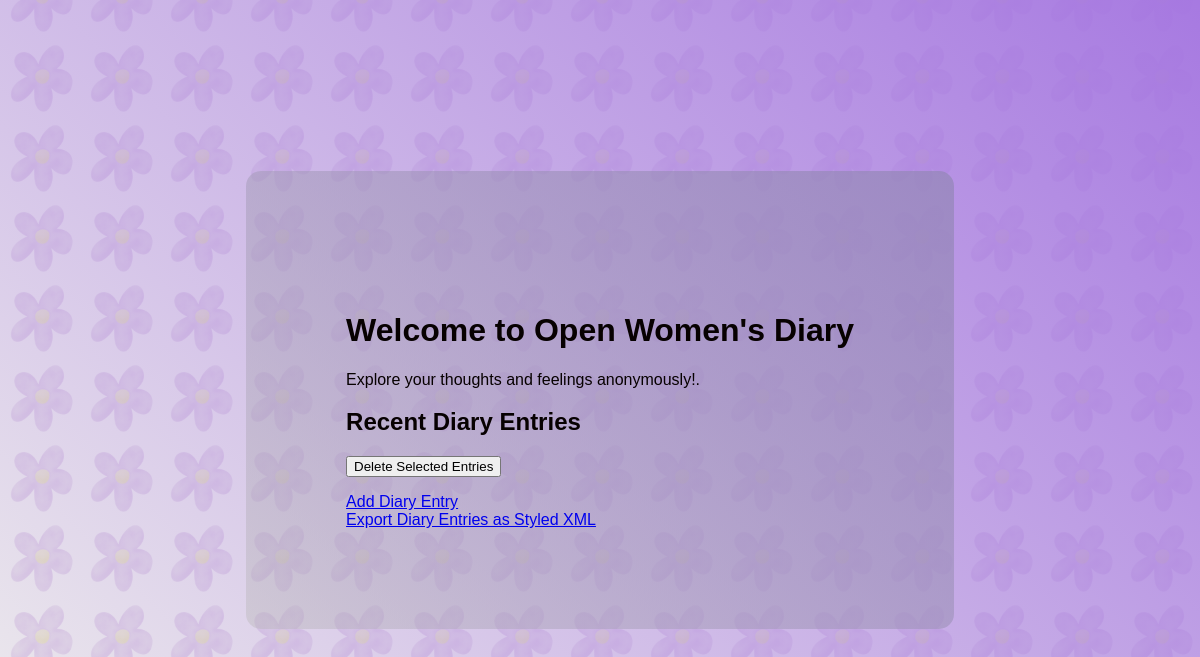
Page /home/ on the earlier database version.
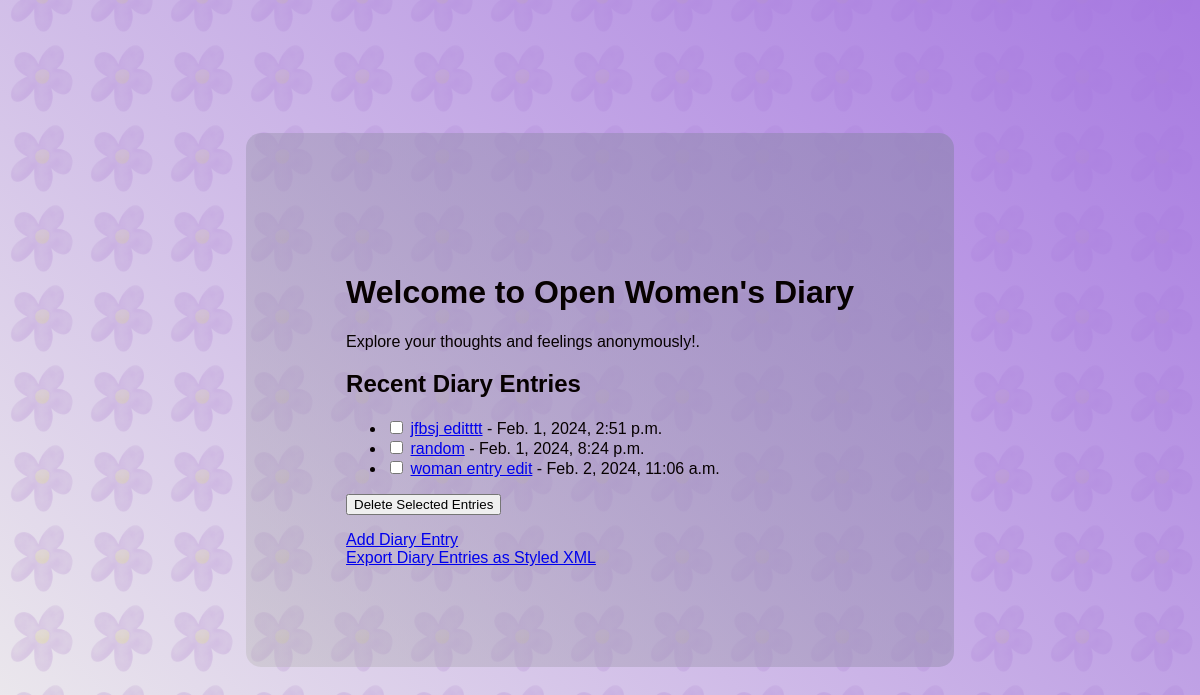
Same page on the later database version.
### mywdiary/models.py (models this page shows, shortened)
class DiaryEntry(models.Model):
    title = models.CharField(max_length=255)
    content = models.TextField()
    date = models.DateTimeField(default=timezone.now)

### mywdiary/views.py (the view)
# urls.py: path('home/', home, name='home'),
def home(request):
    recent_entries = DiaryEntry.objects.all()[:5]
    return render(request, 'entry/home.html', {'recent_entries': recent_entries})

### templates/entry/home.html (shortened to what this page needs)
{% load static %}
<html lang="en">
<head>
    <link rel="stylesheet" href="{% static 'css/signup.css' %}?v=2">
</head>
<body>
{% block content %}
<div class="landing-page">
    <div class="screen">
 <div class="screen__background">
      <span class="screen__background__shape screen__background__shape4"></span>
      <span class="screen__background__shape screen__background__shape2"></span>
    </div>
    <div class="content">
        <h1>Welcome to Open Women's Diary</h1>
        <p>Explore your thoughts and feelings anonymously!.</p>
        <h2>Recent Diary Entries</h2>
        <form method="post" action="{% url 'delete_selected_entries' %}">
    <ul>
        {% for entry in recent_entries %}
            <li>
                <label>
                    <input type="checkbox" name="selected_entries" value="{{ entry.id }}">
                </label>
                <a href="{% url 'view_entry' entry.id %}">{{ entry.title }}</a>
                - {{ entry.date }}
            </li>
        {% endfor %}
    </ul>
    <button type="submit">Delete Selected Entries</button>
</form>
    <a href="{% url 'save_entry' %}" >Add Diary Entry</a>
       <br>
        <a href="{% url 'export_diary_entries' %}">Export Diary Entries as Styled XML</a>
</div>
{% endblock %}
</div>
</div>
</body>
</html>

### static/css/signup.css (style rules this page uses)
body { height:100%; width:100%; margin: 0; padding: 0; font-family: Arial, sans-serif; }
.screen { position: relative; display: flex; overflow: hidden; border-radius: 15px; z-index: 2; }
.screen__background { width: 200%; position: absolute; top: 0; left: 0; bottom: 0; right: 0; background: linear-gradient(-135deg, rgb(141, 123, 187) 0%, rgba(185, 183, 183, 0.4) 100%); animation: moveBackground 10s linear infinite; }
.screen__background__shape { position: absolute; width: 100vmax; height: 100vmax; background: rgba(255, 255, 255, 0.03); clip-path: circle(20% at 90% 20%); }
.screen__background__shape2 { top: 20%; left: 40%; animation: moveShape2 20s linear infinite; }
.screen__background__shape4 { top: 60%; left: 40%; animation: moveShape4 20s linear infinite; }
.landing-page { height: 100%; background: linear-gradient(-135deg, rgba(164, 117, 224, 0.97) 0%, rgba(213, 210, 210, 0.4) 100%); display: flex; flex-direction: column; align-items: center; justify-content: center; }
.landing-page::before { content: ""; position: absolute; top: 0; left: 0; width:100%; height: 100%; background: url('logo.png') center/80px repeat; opacity: 0.5; z-index: -1; }
.landing-page .content { border-radius: 15px; padding: 100px; margin-top: 20px; color: #070101; z-index:1; }

Differences in the rows shown:
added DiaryEntry: title "jfbsj editttt", date "Feb. 1, 2024, 2:51 p.m."
added DiaryEntry: title "random", date "Feb. 1, 2024, 8:24 p.m."
added DiaryEntry: title "woman entry edit", date "Feb. 2, 2024, 11:06 a.m."
